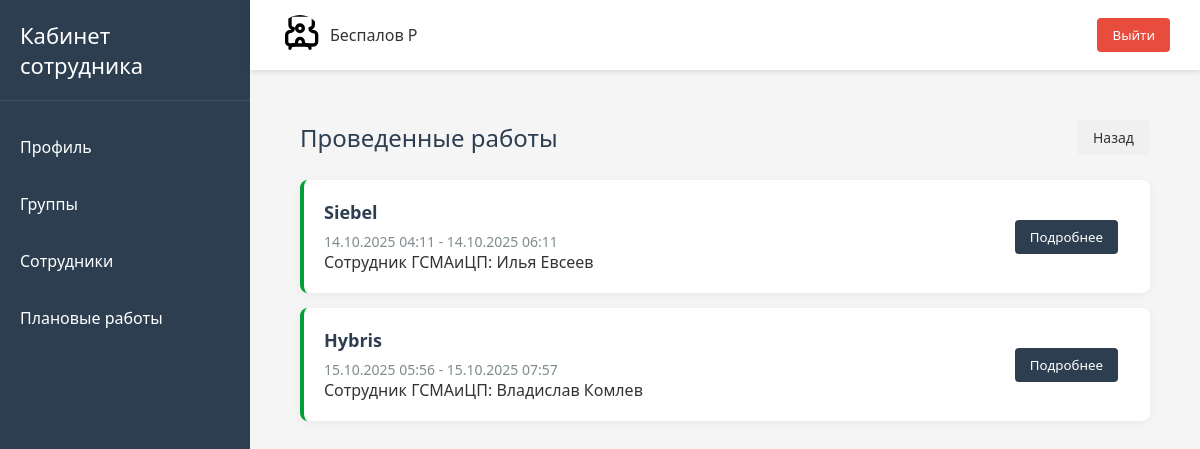
The app's page /downtime/history/ (signed in), older data.
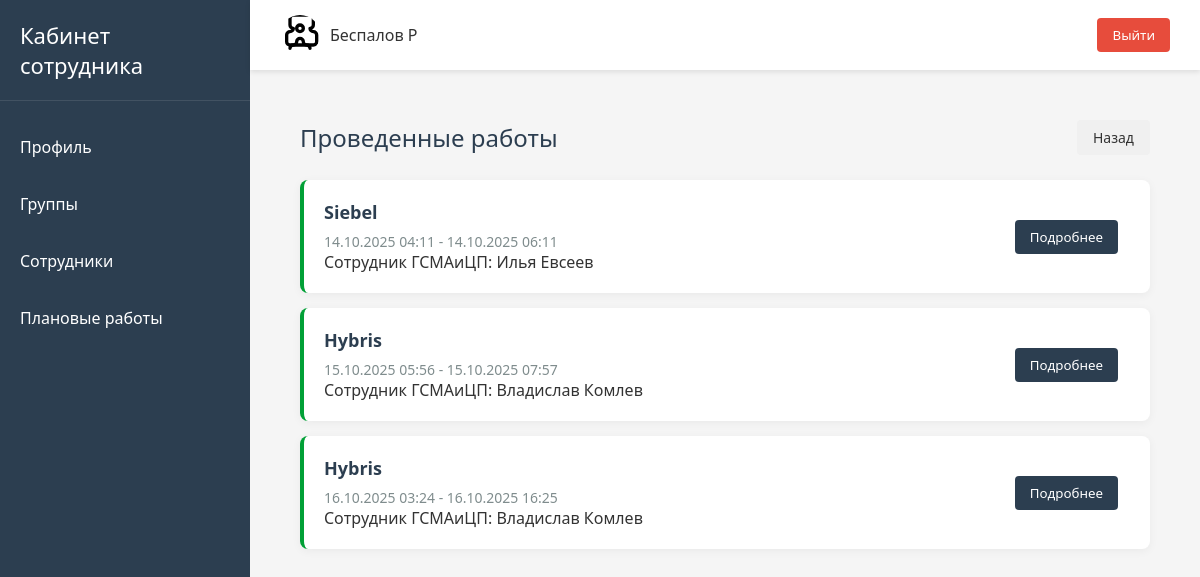
The same page, newer data.
### users/models.py (models this page shows, shortened)
class User(AbstractUser):
    email = models.EmailField("Email", unique=True)
    job_title = models.CharField("Должность", max_length=100)
    personnel_number = models.CharField(
        "Табельный номер",
        max_length=20,
        unique=True
    )
    group_job = models.ManyToManyField(
        "GroupJob",
        verbose_name="Группа сотрудника",
        related_name="users"
    )
    is_main = models.BooleanField("Босс этой качалки", default=False)
    USERNAME_FIELD = "username"
    REQUIRED_FIELDS = []
    objects = CustomUserManager()

### downtimes/models.py (models this page shows, shortened)
class Downtime(models.Model):
    service = models.CharField("Сервис", max_length=50)
    start_downtime = models.DateTimeField(
        "Дата и время начала работ",
        validators=(check_date,)
    )
    end_downtime = models.DateTimeField(
        "Дата и время окончания работ",
        validators=(check_date,)
    )
    gsma_employee = models.ForeignKey(
        User,
        on_delete=models.SET_NULL,
        null=True,
        related_name="downtimes",
        verbose_name="Сотрудник от ГСМАиЦП"
    )
    link_task = models.URLField("Ссылка на задачу", max_length=150)
    description = models.TextField("Описание")
    created_at = models.DateTimeField(
        "Дата создания записи",
        auto_now_add=True
    )
    class Meta:
        verbose_name = "Проведение работ на сервисе"
        verbose_name_plural = "Проведение работ на сервисе"
        constraints = [
            models.UniqueConstraint(
                fields=[
                    "gsma_employee",
                    "service",
                    "start_downtime",
                    "end_downtime"
                ],
                name='unique_downtime'
            )
        ]

### downtimes/views.py (the view)
# urls.py: path("history/", views.history_downtimes, name="history_downtime")
@login_required
def history_downtimes(request):
    downtimes = Downtime.objects.filter(start_downtime__lt=timezone.now())
    context = {"downtimes": downtimes}
    return render(request, "downtime/history_downtime.html", context)

### templates/downtime/history_downtime.html (shortened to what this page needs)
{% extends "base.html" %}
{% load static %}
{% block content %}
<div class="downtimes-container">
    <div class="downtimes-header">
        <h1 class="downtimes-title">Проведенные работы</h1>
        <a href="{% url 'downtimes:downtime' %}" class="detail-btn back-btn">
            Назад
        </a>
    </div>
    <div class="downtimes-list">
        {% for downtime in downtimes %}
        <div class="downtime-history-card">
            <div class="downtime-info">
                <div class="downtime-service">
                    {{ downtime.service }}
                </div>
                <div class="downtime-period">
                    {{ downtime.start_downtime|date:"d.m.Y H:i" }} - {{ downtime.end_downtime|date:"d.m.Y H:i" }}
                </div>
                {% if downtime.gsma_employee %}
                <div class="downtime-employee">
                    Сотрудник ГСМАиЦП: {{ downtime.gsma_employee.get_full_name|default:downtime.gsma_employee.username }}
                </div>
                {% endif %}
            </div>
            <div class="downtime-status">
                <a href="{% url 'downtimes:downtime_detail' downtime.id %}?from_history=true">
                    <button class="profile-btn">Подробнее</button>
                </a>
            </div>
        </div>
        {% endfor %}
    </div>
</div>
{% endblock %}

### templates/base.html (shortened to what this page needs)
{% load static %}
<!DOCTYPE html>
<html lang="ru">
<head>
    <link rel="stylesheet" href="{% static 'css/main.css' %}">
    <link rel="stylesheet" href="{% static 'css/sidebar.css' %}">
    <link rel="stylesheet" href="{% static 'css/header.css' %}">
    <link rel="stylesheet" href="{% static 'css/sections.css' %}">
    <link rel="stylesheet" href="{% static 'css/groups_detail.css' %}">
    <link rel="stylesheet" href="{% static 'css/profile.css' %}">
    <link rel="stylesheet" href="{% static 'css/downtime.css' %}">
</head>
<body>
    <aside class="sidebar">
        <div class="logo">
            <h2>Кабинет сотрудника</h2>
        </div>
        {% with request.resolver_match.view_name as view_name %}
        <ul class="nav-links">
            <li><a href="{% url 'users:profile' user.username %}" class="{% if view_name == 'users:profile' %} active {% endif %}">Профиль</a></li>
            <li><a href="{% url 'users:groups' %}" class="{% if view_name == 'users:groups'%} active  {% endif %}">Группы</a></li>
            <li><a href="{% url 'users:employees' %}" class="{% if view_name == 'users:employees' %} active {% endif %}">Сотрудники</a></li>
            <li><a href="{% url 'downtimes:downtime' %}" class="{% if view_name == 'downtimes:downtime' %} active {% endif %}">Плановые работы</a></li>
        </ul>
        {% endwith %}
    </aside>
    <main class="main-content">
        {% include "header.html" %}
        <section class="content" id="content">
            {% block content %}{% endblock %}
        </section>
    </main>
</body>
</html>

### templates/header.html (shortened to what this page needs)
<header class="header">
    <div class="user-info">
        <img alt="User">
        <span>{{ user.last_name }} {{ user.first_name|slice:":1" }}</span>
    </div>
    <form action="{% url 'users:logout' %}" method="post" class="logout-form">
        <button class="logout-btn">Выйти</button>
    </form>
</header>

### static/css/main.css (style rules this page uses)
* { margin: 0; padding: 0; box-sizing: border-box; font-family: 'Segoe UI', Tahoma, Geneva, Verdana, sans-serif; }
body { display: flex; min-height: 100vh; background-color: #f5f5f5; color: #333; }
.main-content { flex-grow: 1; display: flex; flex-direction: column; }
.content { padding: 30px; flex-grow: 1; }

### static/css/sidebar.css (style rules this page uses)
.sidebar { width: 250px; background-color: #2c3e50; color: white; padding: 20px 0; display: flex; flex-direction: column; }
.logo { padding: 0 20px 20px; border-bottom: 1px solid rgba(255, 255, 255, 0.1); margin-bottom: 20px; }
.logo h2 { font-weight: 500; font-size: 22px; }
.nav-links { list-style: none; flex-grow: 1; }
.nav-links li { margin-bottom: 5px; }
.nav-links a { display: block; color: white; text-decoration: none; padding: 15px 20px; transition: background-color 0.3s; }

### static/css/header.css (style rules this page uses)
.header { background-color: white; padding: 15px 30px; display: flex; justify-content: space-between; align-items: center; box-shadow: 0 2px 5px rgba(0, 0, 0, 0.1); }
.user-info { display: flex; align-items: center; }
.user-info img { width: 40px; height: 40px; border-radius: 50%; margin-right: 10px; object-fit: cover; }
.logout-btn { background-color: #e74c3c; color: white; border: none; padding: 8px 15px; border-radius: 4px; cursor: pointer; transition: background-color 0.3s; }

### static/css/groups_detail.css (style rules this page uses)
.profile-btn { background-color: #2c3e50; color: white; border: none; padding: 8px 15px; border-radius: 4px; cursor: pointer; transition: background-color 0.3s; }

### static/css/downtime.css (style rules this page uses)
.downtimes-container { max-width: 1200px; margin: 0 auto; padding: 20px; }
.downtimes-header { display: flex; justify-content: space-between; align-items: center; margin-bottom: 25px; flex-wrap: wrap; gap: 15px; }
.downtimes-title { color: #2c3e50; font-weight: 500; margin: 0; }
.downtimes-list { display: flex; flex-direction: column; gap: 15px; }
.downtime-history-card { background-color: white; border-radius: 8px; padding: 20px; box-shadow: 0 2px 10px rgba(0, 0, 0, 0.05); display: flex; justify-content: space-between; align-items: center; transition: transform 0.2s, box-shadow 0.2s; border-left: 4px solid #01a036; }
.downtime-info { flex-grow: 1; }
.downtime-service { font-size: 18px; font-weight: 600; color: #2c3e50; margin-bottom: 8px; }
.downtime-period { color: #7f8c8d; font-size: 14px; }
.downtime-status { display: inline-block; padding: 4px 12px; border-radius: 12px; font-size: 12px; font-weight: 500; margin-left: 15px; }
.detail-btn { padding: 8px 16px; border-radius: 4px; text-decoration: none; font-size: 14px; transition: all 0.3s ease; border: none; cursor: pointer; }
.back-btn { background-color: #f0f0f0; color: #333; }

Row changes from the older to the newer data that the page shows:
added Downtime: service "Hybris", start_downtime "16.10.2025 03:24", end_downtime "16.10.2025 16:25", gsma_employee.get_full_name "Владислав Комлев"
